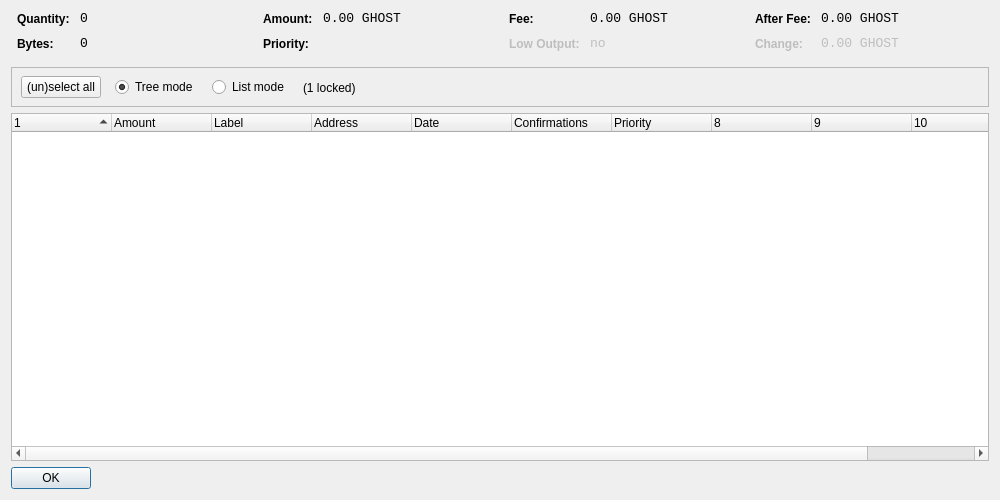
<?xml version="1.0" encoding="UTF-8"?>
<ui version="4.0">
 <class>CoinControlDialog</class>
 <widget class="QDialog" name="CoinControlDialog">
  <property name="geometry">
   <rect>
    <x>0</x>
    <y>0</y>
    <width>1000</width>
    <height>500</height>
   </rect>
  </property>
  <property name="windowTitle">
   <string>Coin Control</string>
  </property>
  <layout class="QVBoxLayout" name="verticalLayout">
   <item>
    <layout class="QHBoxLayout" name="horizontalLayoutTop" stretch="0,0,0,0">
     <property name="topMargin">
      <number>0</number>
     </property>
     <property name="bottomMargin">
      <number>10</number>
     </property>
     <item>
      <layout class="QFormLayout" name="formLayoutCoinControl1">
       <property name="horizontalSpacing">
        <number>10</number>
       </property>
       <property name="verticalSpacing">
        <number>10</number>
       </property>
       <property name="leftMargin">
        <number>6</number>
       </property>
       <property name="rightMargin">
        <number>6</number>
       </property>
       <item row="0" column="0">
        <widget class="QLabel" name="labelCoinControlQuantityText">
         <property name="styleSheet">
          <string notr="true">font-weight:bold;</string>
         </property>
         <property name="text">
          <string>Quantity:</string>
         </property>
        </widget>
       </item>
       <item row="0" column="1">
        <widget class="QLabel" name="labelCoinControlQuantity">
         <property name="font">
          <font>
           <family>Monospace</family>
           <pointsize>10</pointsize>
          </font>
         </property>
         <property name="cursor">
          <cursorShape>IBeamCursor</cursorShape>
         </property>
         <property name="contextMenuPolicy">
          <enum>Qt::ActionsContextMenu</enum>
         </property>
         <property name="text">
          <string notr="true">0</string>
         </property>
         <property name="textInteractionFlags">
          <set>Qt::LinksAccessibleByMouse|Qt::TextSelectableByKeyboard|Qt::TextSelectableByMouse</set>
         </property>
        </widget>
       </item>
       <item row="1" column="0">
        <widget class="QLabel" name="labelCoinControlBytesText">
         <property name="styleSheet">
          <string notr="true">font-weight:bold;</string>
         </property>
         <property name="text">
          <string>Bytes:</string>
         </property>
        </widget>
       </item>
       <item row="1" column="1">
        <widget class="QLabel" name="labelCoinControlBytes">
         <property name="font">
          <font>
           <family>Monospace</family>
           <pointsize>10</pointsize>
          </font>
         </property>
         <property name="cursor">
          <cursorShape>IBeamCursor</cursorShape>
         </property>
         <property name="contextMenuPolicy">
          <enum>Qt::ActionsContextMenu</enum>
         </property>
         <property name="text">
          <string notr="true">0</string>
         </property>
         <property name="textInteractionFlags">
          <set>Qt::LinksAccessibleByMouse|Qt::TextSelectableByKeyboard|Qt::TextSelectableByMouse</set>
         </property>
        </widget>
       </item>
      </layout>
     </item>
     <item>
      <layout class="QFormLayout" name="formLayoutCoinControl2">
       <property name="horizontalSpacing">
        <number>10</number>
       </property>
       <property name="verticalSpacing">
        <number>10</number>
       </property>
       <property name="leftMargin">
        <number>6</number>
       </property>
       <property name="rightMargin">
        <number>6</number>
       </property>
       <item row="0" column="0">
        <widget class="QLabel" name="labelCoinControlAmountText">
         <property name="styleSheet">
          <string notr="true">font-weight:bold;</string>
         </property>
         <property name="text">
          <string>Amount:</string>
         </property>
        </widget>
       </item>
       <item row="0" column="1">
        <widget class="QLabel" name="labelCoinControlAmount">
         <property name="font">
          <font>
           <family>Monospace</family>
           <pointsize>10</pointsize>
          </font>
         </property>
         <property name="cursor">
          <cursorShape>IBeamCursor</cursorShape>
         </property>
         <property name="contextMenuPolicy">
          <enum>Qt::ActionsContextMenu</enum>
         </property>
         <property name="text">
          <string notr="true">0.00 GHOST</string>
         </property>
         <property name="textInteractionFlags">
          <set>Qt::LinksAccessibleByMouse|Qt::TextSelectableByKeyboard|Qt::TextSelectableByMouse</set>
         </property>
        </widget>
       </item>
       <item row="1" column="0">
        <widget class="QLabel" name="labelCoinControlPriorityText">
         <property name="styleSheet">
          <string notr="true">font-weight:bold;</string>
         </property>
         <property name="text">
          <string>Priority:</string>
         </property>
        </widget>
       </item>
       <item row="1" column="1">
        <widget class="QLabel" name="labelCoinControlPriority">
         <property name="font">
          <font>
           <family>Monospace</family>
           <pointsize>10</pointsize>
          </font>
         </property>
         <property name="cursor">
          <cursorShape>IBeamCursor</cursorShape>
         </property>
         <property name="contextMenuPolicy">
          <enum>Qt::ActionsContextMenu</enum>
         </property>
         <property name="text">
          <string/>
         </property>
         <property name="textInteractionFlags">
          <set>Qt::LinksAccessibleByMouse|Qt::TextSelectableByKeyboard|Qt::TextSelectableByMouse</set>
         </property>
        </widget>
       </item>
      </layout>
     </item>
     <item>
      <layout class="QFormLayout" name="formLayoutCoinControl3">
       <property name="horizontalSpacing">
        <number>10</number>
       </property>
       <property name="verticalSpacing">
        <number>10</number>
       </property>
       <property name="leftMargin">
        <number>6</number>
       </property>
       <property name="rightMargin">
        <number>6</number>
       </property>
       <item row="0" column="0">
        <widget class="QLabel" name="labelCoinControlFeeText">
         <property name="styleSheet">
          <string notr="true">font-weight:bold;</string>
         </property>
         <property name="text">
          <string>Fee:</string>
         </property>
        </widget>
       </item>
       <item row="0" column="1">
        <widget class="QLabel" name="labelCoinControlFee">
         <property name="font">
          <font>
           <family>Monospace</family>
           <pointsize>10</pointsize>
          </font>
         </property>
         <property name="cursor">
          <cursorShape>IBeamCursor</cursorShape>
         </property>
         <property name="contextMenuPolicy">
          <enum>Qt::ActionsContextMenu</enum>
         </property>
         <property name="text">
          <string notr="true">0.00 GHOST</string>
         </property>
         <property name="textInteractionFlags">
          <set>Qt::LinksAccessibleByMouse|Qt::TextSelectableByKeyboard|Qt::TextSelectableByMouse</set>
         </property>
        </widget>
       </item>
       <item row="1" column="0">
        <widget class="QLabel" name="labelCoinControlLowOutputText">
         <property name="enabled">
          <bool>false</bool>
         </property>
         <property name="styleSheet">
          <string notr="true">font-weight:bold;</string>
         </property>
         <property name="text">
          <string>Low Output:</string>
         </property>
        </widget>
       </item>
       <item row="1" column="1">
        <widget class="QLabel" name="labelCoinControlLowOutput">
         <property name="enabled">
          <bool>false</bool>
         </property>
         <property name="font">
          <font>
           <family>Monospace</family>
           <pointsize>10</pointsize>
          </font>
         </property>
         <property name="cursor">
          <cursorShape>IBeamCursor</cursorShape>
         </property>
         <property name="contextMenuPolicy">
          <enum>Qt::ActionsContextMenu</enum>
         </property>
         <property name="text">
          <string>no</string>
         </property>
         <property name="textInteractionFlags">
          <set>Qt::LinksAccessibleByMouse|Qt::TextSelectableByKeyboard|Qt::TextSelectableByMouse</set>
         </property>
        </widget>
       </item>
      </layout>
     </item>
     <item>
      <layout class="QFormLayout" name="formLayoutCoinControl4">
       <property name="horizontalSpacing">
        <number>10</number>
       </property>
       <property name="verticalSpacing">
        <number>10</number>
       </property>
       <property name="leftMargin">
        <number>6</number>
       </property>
       <property name="rightMargin">
        <number>6</number>
       </property>
       <item row="0" column="0">
        <widget class="QLabel" name="labelCoinControlAfterFeeText">
         <property name="styleSheet">
          <string notr="true">font-weight:bold;</string>
         </property>
         <property name="text">
          <string>After Fee:</string>
         </property>
        </widget>
       </item>
       <item row="0" column="1">
        <widget class="QLabel" name="labelCoinControlAfterFee">
         <property name="font">
          <font>
           <family>Monospace</family>
           <pointsize>10</pointsize>
          </font>
         </property>
         <property name="cursor">
          <cursorShape>IBeamCursor</cursorShape>
         </property>
         <property name="contextMenuPolicy">
          <enum>Qt::ActionsContextMenu</enum>
         </property>
         <property name="text">
          <string notr="true">0.00 GHOST</string>
         </property>
         <property name="textInteractionFlags">
          <set>Qt::LinksAccessibleByMouse|Qt::TextSelectableByKeyboard|Qt::TextSelectableByMouse</set>
         </property>
        </widget>
       </item>
       <item row="1" column="0">
        <widget class="QLabel" name="labelCoinControlChangeText">
         <property name="enabled">
          <bool>false</bool>
         </property>
         <property name="styleSheet">
          <string notr="true">font-weight:bold;</string>
         </property>
         <property name="text">
          <string>Change:</string>
         </property>
        </widget>
       </item>
       <item row="1" column="1">
        <widget class="QLabel" name="labelCoinControlChange">
         <property name="enabled">
          <bool>false</bool>
         </property>
         <property name="font">
          <font>
           <family>Monospace</family>
           <pointsize>10</pointsize>
          </font>
         </property>
         <property name="cursor">
          <cursorShape>IBeamCursor</cursorShape>
         </property>
         <property name="contextMenuPolicy">
          <enum>Qt::ActionsContextMenu</enum>
         </property>
         <property name="text">
          <string notr="true">0.00 GHOST</string>
         </property>
         <property name="textInteractionFlags">
          <set>Qt::LinksAccessibleByMouse|Qt::TextSelectableByKeyboard|Qt::TextSelectableByMouse</set>
         </property>
        </widget>
       </item>
      </layout>
     </item>
    </layout>
   </item>
   <item>
    <widget class="QFrame" name="frame">
     <property name="minimumSize">
      <size>
       <width>0</width>
       <height>40</height>
      </size>
     </property>
     <property name="frameShape">
      <enum>QFrame::StyledPanel</enum>
     </property>
     <property name="frameShadow">
      <enum>QFrame::Sunken</enum>
     </property>
     <widget class="QWidget" name="horizontalLayoutWidget">
      <property name="geometry">
       <rect>
        <x>10</x>
        <y>0</y>
        <width>781</width>
        <height>41</height>
       </rect>
      </property>
      <layout class="QHBoxLayout" name="horizontalLayoutPanel" stretch="0,0,0,0,0">
       <property name="spacing">
        <number>14</number>
       </property>
       <item>
        <widget class="QPushButton" name="pushButtonSelectAll">
         <property name="sizePolicy">
          <sizepolicy hsizetype="Maximum" vsizetype="Fixed">
           <horstretch>0</horstretch>
           <verstretch>0</verstretch>
          </sizepolicy>
         </property>
         <property name="text">
          <string>(un)select all</string>
         </property>
        </widget>
       </item>
       <item>
        <widget class="QRadioButton" name="radioTreeMode">
         <property name="sizePolicy">
          <sizepolicy hsizetype="Maximum" vsizetype="Fixed">
           <horstretch>0</horstretch>
           <verstretch>0</verstretch>
          </sizepolicy>
         </property>
         <property name="text">
          <string>Tree mode</string>
         </property>
         <property name="checked">
          <bool>true</bool>
         </property>
        </widget>
       </item>
       <item>
        <widget class="QRadioButton" name="radioListMode">
         <property name="sizePolicy">
          <sizepolicy hsizetype="Maximum" vsizetype="Fixed">
           <horstretch>0</horstretch>
           <verstretch>0</verstretch>
          </sizepolicy>
         </property>
         <property name="text">
          <string>List mode</string>
         </property>
        </widget>
       </item>
       <item>
        <widget class="QLabel" name="labelLocked">
         <property name="text">
          <string>(1 locked)</string>
         </property>
        </widget>
       </item>
       <item>
        <spacer name="horizontalSpacer">
         <property name="orientation">
          <enum>Qt::Horizontal</enum>
         </property>
         <property name="sizeHint" stdset="0">
          <size>
           <width>40</width>
           <height>20</height>
          </size>
         </property>
        </spacer>
       </item>
      </layout>
     </widget>
    </widget>
   </item>
   <item>
    <widget class="CoinControlTreeWidget" name="treeWidget">
     <property name="contextMenuPolicy">
      <enum>Qt::CustomContextMenu</enum>
     </property>
     <property name="sortingEnabled">
      <bool>false</bool>
     </property>
     <property name="columnCount">
      <number>11</number>
     </property>
     <attribute name="headerShowSortIndicator" stdset="0">
      <bool>true</bool>
     </attribute>
     <attribute name="headerStretchLastSection">
      <bool>false</bool>
     </attribute>
     <column>
      <property name="text">
       <string/>
      </property>
     </column>
     <column>
      <property name="text">
       <string>Amount</string>
      </property>
     </column>
     <column>
      <property name="text">
       <string notr="true">Label</string>
      </property>
     </column>
     <column>
      <property name="text">
       <string>Address</string>
      </property>
     </column>
     <column>
      <property name="text">
       <string>Date</string>
      </property>
     </column>
     <column>
      <property name="text">
       <string>Confirmations</string>
      </property>
      <property name="toolTip">
       <string>Confirmed</string>
      </property>
     </column>
     <column>
      <property name="text">
       <string>Priority</string>
      </property>
     </column>
     <column>
      <property name="text">
       <string/>
      </property>
     </column>
     <column>
      <property name="text">
       <string/>
      </property>
     </column>
     <column>
      <property name="text">
       <string/>
      </property>
     </column>
     <column>
      <property name="text">
       <string/>
      </property>
     </column>
    </widget>
   </item>
   <item>
    <widget class="QDialogButtonBox" name="buttonBox">
     <property name="sizePolicy">
      <sizepolicy hsizetype="Maximum" vsizetype="Fixed">
       <horstretch>0</horstretch>
       <verstretch>0</verstretch>
      </sizepolicy>
     </property>
     <property name="orientation">
      <enum>Qt::Horizontal</enum>
     </property>
     <property name="standardButtons">
      <set>QDialogButtonBox::Ok</set>
     </property>
    </widget>
   </item>
  </layout>
 </widget>
 <customwidgets>
  <customwidget>
   <class>CoinControlTreeWidget</class>
   <extends>QTreeWidget</extends>
   <header>coincontroltreewidget.h</header>
  </customwidget>
 </customwidgets>
 <resources/>
 <connections/>
</ui>
